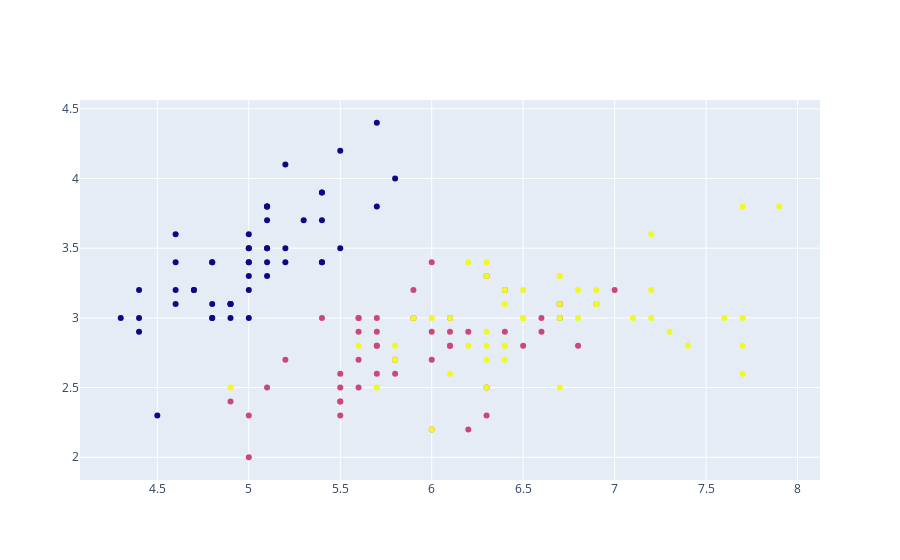

Here is the notebook cell this chart was saved with:
### Code cell
#points=go.Scatter(x=data['SepalLength'],y=data['SepalWidth'],mode='markers',marker={'color':data['Name']})
#name那邊需要式顏色或是數字，所以要再加一列
points=go.Scatter(x=data['SepalLength'],y=data['SepalWidth'],
                  mode='markers',marker={'color':data['color']})
fig=go.Figure(points)
fig.show()

### Figure 1 — Plotly figure (JSON) as saved in the notebook; plotly's stock layout.template omitted (floating-point values rounded to 4 significant figures; data arrays with more than 128 entries replaced by an {"elided": "..."} marker saying what was removed)
{"data": [{"marker": {"color": {"elided": "150 int values"}}, "mode": "markers", "type": "scatter", "x": {"elided": "150 float values"}, "y": {"elided": "150 float values"}}], "layout": {}}
